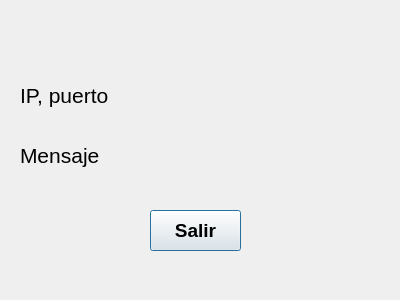
<?xml version="1.0" encoding="UTF-8"?>
<ui version="4.0">
 <class>tcpserver</class>
 <widget class="QDialog" name="tcpserver">
  <property name="geometry">
   <rect>
    <x>0</x>
    <y>0</y>
    <width>400</width>
    <height>300</height>
   </rect>
  </property>
  <property name="windowTitle">
   <string>tcpserver</string>
  </property>
  <widget class="QLabel" name="lbl_info">
   <property name="geometry">
    <rect>
     <x>20</x>
     <y>70</y>
     <width>271</width>
     <height>51</height>
    </rect>
   </property>
   <property name="font">
    <font>
     <pointsize>16</pointsize>
    </font>
   </property>
   <property name="text">
    <string>IP, puerto</string>
   </property>
  </widget>
  <widget class="QLabel" name="lbl_message">
   <property name="geometry">
    <rect>
     <x>20</x>
     <y>130</y>
     <width>251</width>
     <height>51</height>
    </rect>
   </property>
   <property name="font">
    <font>
     <pointsize>16</pointsize>
    </font>
   </property>
   <property name="text">
    <string>Mensaje</string>
   </property>
  </widget>
  <widget class="QPushButton" name="btn_close">
   <property name="geometry">
    <rect>
     <x>150</x>
     <y>210</y>
     <width>91</width>
     <height>41</height>
    </rect>
   </property>
   <property name="font">
    <font>
     <pointsize>14</pointsize>
     <weight>75</weight>
     <bold>true</bold>
    </font>
   </property>
   <property name="text">
    <string>Salir</string>
   </property>
  </widget>
 </widget>
 <resources/>
 <connections/>
</ui>
